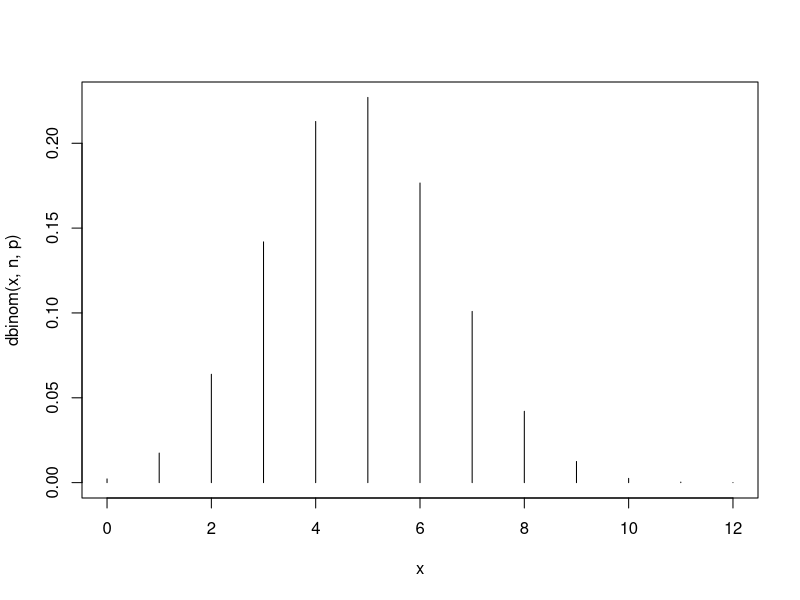

The R source for this figure:
## ---- chunk 1

# initialize parameters
n <- 10
p <- 0.3


## ---- chunk 2

# P(X = 2)
x <- 2
choose(n,x) * p^x * (1-p)^(n-x)

# P(X >= 2) = 1 - P(X <= 1)
x <- 2:n
sum(choose(n,x) * p^x * (1-p)^(n-x))
x <- 0:1
1- sum(choose(n,x) * p^x * (1-p)^(n-x))
# P(X < 5)
x <- 0:4
sum(choose(n,x) * p^x * (1-p)^(n-x))

## ---- chunk 3

# write function for the binomial pdf
f_x_binom <- function(n,p,x){
  choose(n,x) * p^x * (1-p)^(n-x)
}

## ---- chunk 4

# find P(X < 5) using your function
sum(f_x_binom(10, 0.3, 0:4))

## ---- chunk 5

# find P(X < 5) with R function for the pdf
dbinom(0:4, n, p)
sum(dbinom(0:4,n,p))
## ---- chunk 6

# find P(X < 5) with R function for the cdf
pbinom(4, size = n, prob = p)
## ---- chunk 7

# find P(X > 5) using pbinom() both ways (right tail and complement of cdf)
pbinom(5,n,p,lower.tail=FALSE)

## ---- chunk 8

# initialize parameters and range of random variable
n <- 12
p <- 0.4
x <- 0:n

# now plot and add labels
plot(x = x, y = dbinom(x,n,p), type = "h")

## ---- chunk 9

# calculate expected value (by definition)
# -> check against binomial shortcut formula


## ---- chunk 10

# initialize parameter


## ---- chunk 11

# P(X = 3)


## ---- chunk 12

# P(X >= 4) = 1 - P(X <= 3)


## ---- chunk 13

# write your own function


# find P(X < 5) = P(X <= 4) using your function

## ---- chunk 14

# find P(X < 5) using R functions
# -> transform x (number of trials) to y = x - 1 (number of failures) first


## ---- chunk 15

# P(X < 5) = P(Y < 4) = P(Y <= 3)

## ---- chunk 16

# let X ~ geometric(p = 0.5)
# define the (reasonable) range of the random variable


## ---- chunk 17

# P(X < 3)

# P(X >= 4)

# P(2.5 < X < 7)

## ---- chunk 18

# visualize the distribution
# -> specify reasonable range of the continuous random variable


## ---- chunk 19

# P(X <= 7)


# P(X > 4) = 1 - P(X <= 4)


## ---- chunk 20

# create a plot to visualize the pmf
# define the (reasonable) range of the random variable


## ---- chunk 21

# P(X < 8)
# -> pnorm() requires the sd, not the variance

# P(X >= 9)


# P(7 < X < 13)
# -> interval probability -> F(x2) - F(x1)

# P(Z > 1)
# -> Z ~ Normal(mu = 1, sd = 1), so just change the arguments to match the new normal dist

## ---- chunk 22

# visualize the distribution

